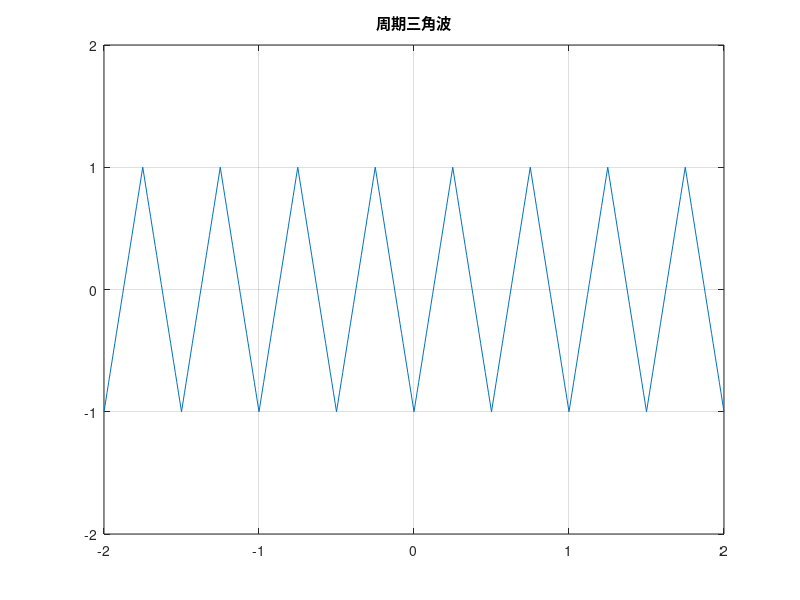

Reproduce this figure in MATLAB.
clear all
clc

t = -2:0.01:2;
f = sawtooth(4*pi*t,0.5);
 
plot(t,f);
axis([-2,2,-2,2]);
title('周期三角波');
grid on;
